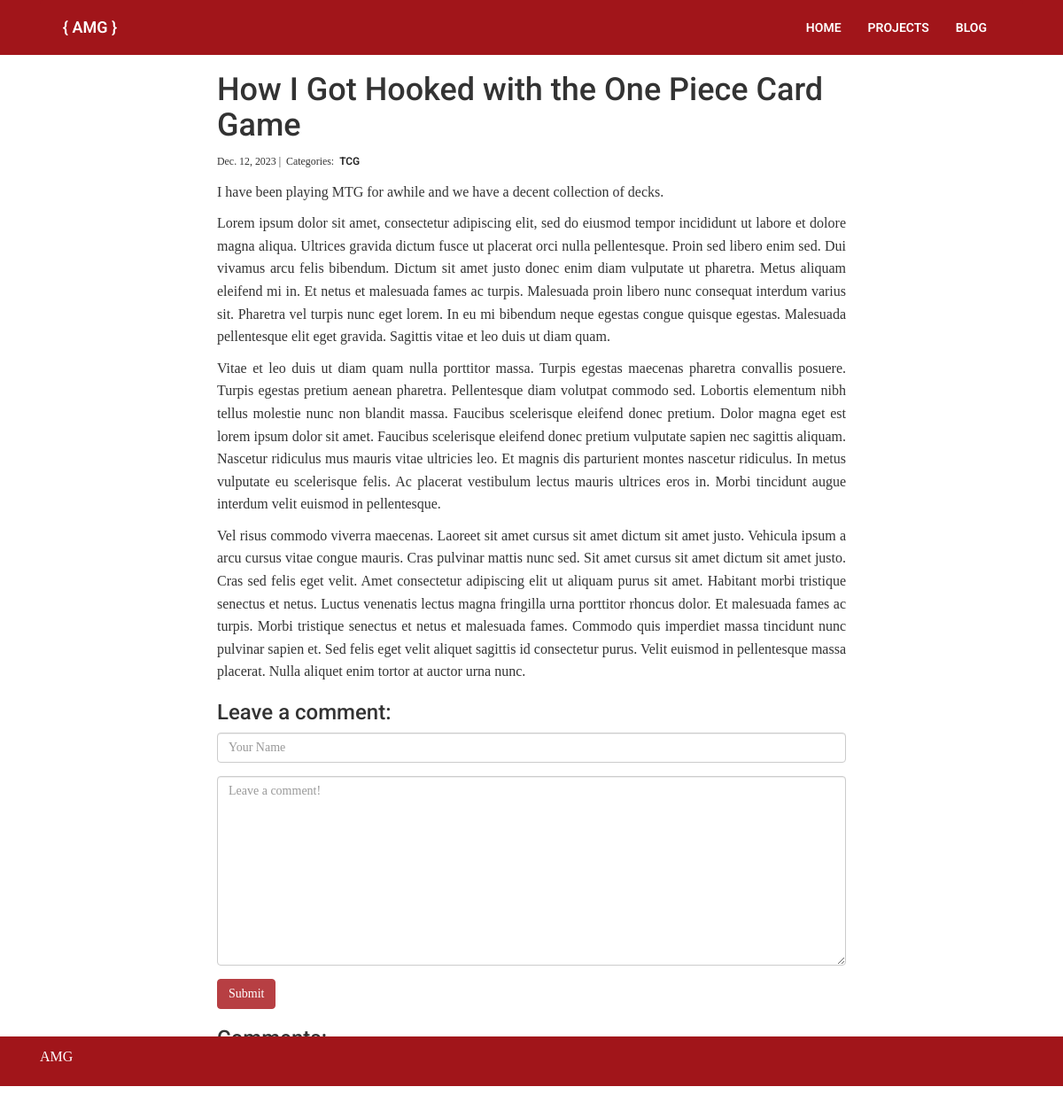
Page /blog/3/ on the committed database.
### blog/models.py (models this page shows, shortened)
class Post(models.Model):
    title = models.CharField(max_length=255)
    body = models.TextField()
    created_on = models.DateTimeField(auto_now_add=True)
    last_modified = models.DateTimeField(auto_now=True)
    categories = models.ManyToManyField('Category', related_name='posts')

class Category(models.Model):
    name = models.CharField(max_length=20)

### blog/views.py (the view, shortened to what this page needs)
# urls.py: path("<int:pk>/", views.blog_detail, name="blog_detail"),
def blog_detail(request, pk):
    post = Post.objects.get(pk=pk)
    comments = Comment.objects.filter(post=post)
    form = CommentForm()
    context = {"post": post, "comments": comments, "form": form}
    return render(request, "blog_detail.html", context)

### blog/forms.py
class CommentForm(forms.Form):
    author = forms.CharField(
        max_length=60,
        widget=forms.TextInput(attrs={
            "class": "form-control",
            "placeholder": "Your Name"
        })
    )
    body = forms.CharField(widget=forms.Textarea(
        attrs={
            "class": "form-control",
            "placeholder": "Leave a comment!"
        })
    )

### blog/templates/blog_detail.html (shortened to what this page needs)
{% extends "base.html" %}
{% block page_content %}
<div class="container">
    <div class="blog">
<div class="col-md-8 offset-md-2">
    <h1>{{ post.title }}</h1>
    <small>
        {{ post.created_on.date }} |&nbsp;
        Categories:&nbsp;
        {% for category in post.categories.all %}
        <a href="{% url 'blog_category' category.name %}">
            {{ category.name }}
        </a>&nbsp;
        {% endfor %}
    </small>
    <p>{{ post.body | linebreaks }}</p>
    <h3>Leave a comment:</h3>
    <form action="/blog/{{ post.pk }}/" method="post">
        <div class="form-group">
            {{ form.author }}
        </div>
        <div class="form-group">
            {{ form.body }}
        </div>
        <button type="submit" class="btn btn-primary">Submit</button>
    </form>
    <h3>Comments:</h3>
</div>
</div>
</div>
{% endblock %}

### projects/static/css/styles.css (style rules this page uses)
a, a:focus, a:hover { color: #222; text-transform: uppercase; font-weight: 600; font-family: 'Roboto', 'Avenir' , Arial, Helvetica, sans-serif; }
p { line-height: 1.6; font-size: medium; text-align: justify; }
.btn-primary { background-color: #b73f43; border-color: #b73f43; }
h1,h2,h3, h4,h5,h6 { font-family: 'Roboto', 'Avenir' , Arial, Helvetica, sans-serif; }
html, body { font-family: Palatino, "Palatino Linotype", "Book Antiqua", "Hoefler Text", Georgia, "Lucida Bright", Cambria, Times, "Times New Roman", serif; line-height: 1.6; min-height: 100vh; position: relative; padding-bottom: 30px; }
.blog { padding-bottom: 50px; margin-bottom: 50px; }

### rows in the picture
Post: title "How I Got Hooked with the One Piece Card Game", created_on "Dec. 12, 2023", body "I have been playing MTG for awhile and we have a decent collection of decks. Lorem ipsum dolor sit amet, consectetur adipiscing elit, sed do eiusmod tempor incididunt ut labore et dolore magna aliqua. Ultrices gravida dictum fusce ut placerat orci nulla pellentesque. Proin sed libero enim sed. Dui vivamus arcu felis bibendum. Dictum sit amet justo donec enim diam vulputate ut pharetra. Metus aliquam eleifend mi in. Et netus et malesuada fames ac turpis. Malesuada proin libero nunc consequat interdum varius sit. Pharetra vel turpis nunc eget lorem. In eu mi bibendum neque egestas congue quisque egestas. Malesuada pellentesque elit eget gravida. Sagittis vitae et leo duis ut diam quam. Vitae…"
Category: name "TCG"
